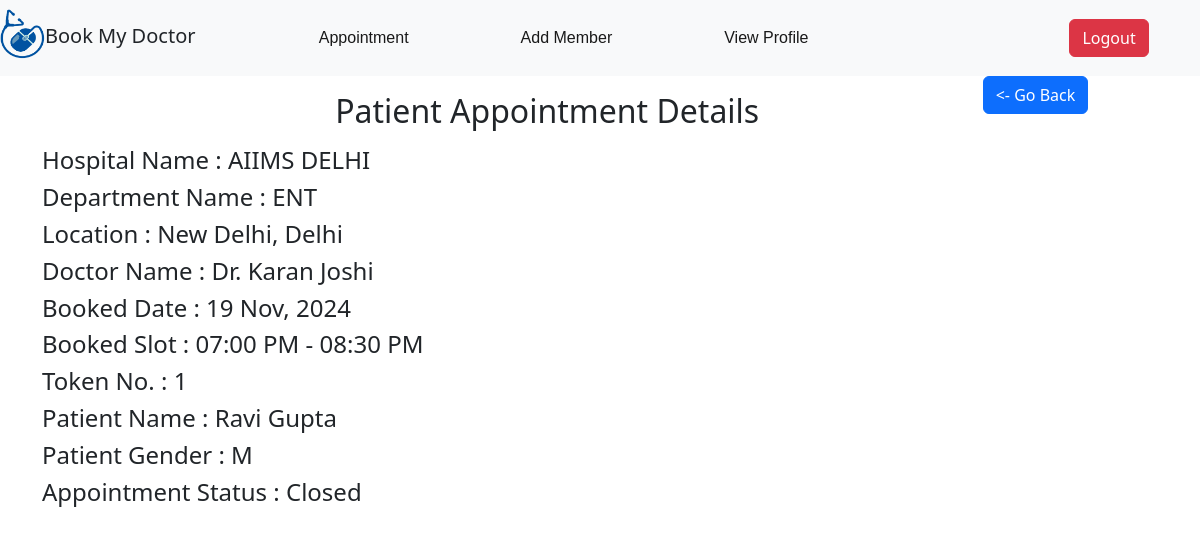
/Pe59b6/AP0a5da/PLbdf2e/patientview, run on the app's committed database.
### application/models.py (models this page shows)
class Hospital(db.Model):
    id=db.Column(db.String(),primary_key=True)
    name=db.Column(db.String())
    state=db.Column(db.String())
    city=db.Column(db.String())
    nDept=db.Column(db.Integer,default=0)
    rating=db.Column(db.Float,default=0)
    departments=db.relationship('Department',backref='hospital')

class Department(db.Model):
    id=db.Column(db.String(),primary_key=True)
    name=db.Column(db.String())
    nDoc=db.Column(db.Integer,default=0)
    rating=db.Column(db.Float)
    hid=db.Column(db.String(),db.ForeignKey('hospital.id'))
    deptdocs=db.relationship('Deptdoc',backref='department')

class Doctor(db.Model):
    id=db.Column(db.String(),primary_key=True)
    email=db.Column(db.String())
    password=db.Column(db.String())
    name=db.Column(db.String())
    gender=db.Column(db.String(1))
    qual=db.Column(db.String())
    exp=db.Column(db.Integer)
    photo=db.Column(db.String())
    deptdocs=db.relationship('Deptdoc',backref='doctor')

class Appointment(db.Model):
    id=db.Column(db.String(),primary_key=True)
    date=db.Column(db.Date)
    slotid=db.Column(db.String(),db.ForeignKey('slots.id'))
    availability=db.Column(db.Boolean,default=True)
    message=db.Column(db.String(),default='Available')
    tokenCount=db.Column(db.Integer,default=0)
    patientlists=db.relationship('Patientlist',backref='appointment')

class Slots(db.Model):
    id=db.Column(db.String(),primary_key=True)
    daysid=db.Column(db.String(),db.ForeignKey('days.id'))
    from_=db.Column(db.Time)
    to=db.Column(db.Time)
    appointments=db.relationship('Appointment',backref='slots')

class Patientlist(db.Model):
    id=db.Column(db.String(),primary_key=True)
    aid=db.Column(db.String(),db.ForeignKey('appointment.id'))
    pid=db.Column(db.String(),db.ForeignKey('patient.id'))
    token=db.Column(db.Integer)
    remarks=db.Column(db.String(),default='')
    status=db.Column(db.String(),default='booked')

class Patient(db.Model):
    id=db.Column(db.String(),primary_key=True)
    name=db.Column(db.String())
    gender=db.Column(db.String(1))
    state=db.Column(db.String())
    city=db.Column(db.String())
    record=db.Column(db.Text)
    d_added=db.Column(db.DateTime)
    uid=db.Column(db.String(),db.ForeignKey('user.id'))
    patientlists=db.relationship('Patientlist',backref='patient')

### application/controllers.py (the view)
@app.route('/<pid>/<aid>/<plid>/patientview')
def patientView(pid,aid,plid):
    patient=Patient.query.get(pid)
    appointment=Appointment.query.get(aid)
    slot=Slots.query.get(appointment.slotid)
    day=Days.query.get(slot.daysid)
    dd=Deptdoc.query.get(day.ddid)
    doc=Doctor.query.get(dd.docid)
    dept=Department.query.get(dd.deptid)
    hosp=Hospital.query.get(dept.hid)
    patlist=Patientlist.query.get(plid)
    return render_template('patient_view.html',patient=patient,appointment=appointment,patlist=patlist,hospital=hosp,department=dept,doctor=doc,slot=slot,user=User.query.get(patient.uid))

### templates/patient_view.html (shortened to what this page needs)
{%extends 'userbase.html'%}
{%block content%}
<div class="d-flex justify-content-around">
    <h2 class="text-center mt-3 mb-3">Patient Appointment Details</h2>
 <div>
    <a type="button" class="btn btn-primary" href="/{{patient.uid}}/dashboard" ><- Go Back </a>
  </div>
 </div>
       <div class="container">
          <h4>Hospital Name : {{hospital.name}}</h4>
          <h4>Department Name : {{department.name}}</h4>
          <h4>Location : {{hospital.city}}, {{hospital.state}}</h4>
          <h4>Doctor Name : Dr. {{doctor.name}}</h4>
          <h4>Booked Date : {{appointment.date.strftime("%d %b, %Y")}}</h4>
          <h4>Booked Slot : {{slot.from_.strftime("%I:%M %p")}} - {{slot.to.strftime("%I:%M %p")}}</h4>
          <h4>Token No. : {{patlist.token}}</h4>
          <h4>Patient Name : {{patient.name}}</h4>
          <h4>Patient Gender : {{patient.gender}}</h4>
          <h4>Appointment Status : {{patlist.status}}</h4>
          </div>
{%endblock%}

### static/selecthost.css (style rules this page uses)
* { padding: 0px; margin: 0px; }

### data on the page
Hospital: name "AIIMS DELHI", city "New Delhi", state "Delhi"
Department: name "ENT"
Doctor: name "Karan Joshi"
Appointment: date "19 Nov, 2024"
Slots: from_ "07:00 PM", to "08:30 PM"
Patientlist: token "1", status "Closed"
Patient: name "Ravi Gupta", gender "M"
